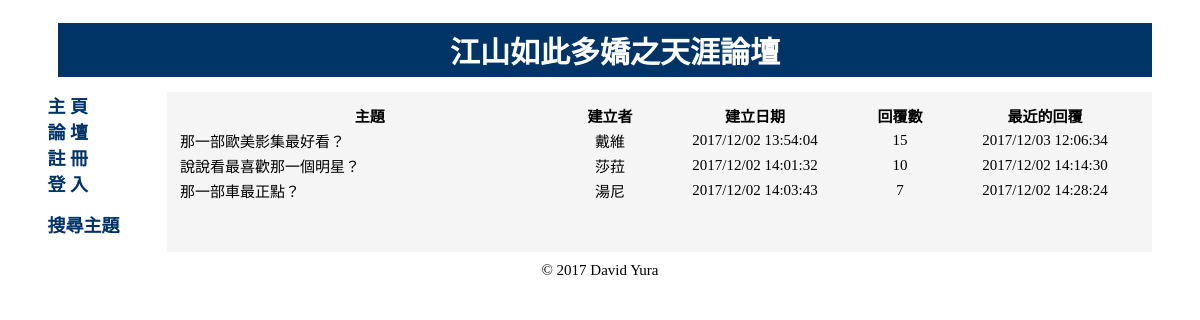
/forum.php, run on the app's committed database.
### tables this page shows
CREATE TABLE `threads` (
  `thread_id` int(10) UNSIGNED NOT NULL,
  `created_by` int(10) UNSIGNED NOT NULL,
  `subject` varchar(150) NOT NULL,
  `built_on` int(12) UNSIGNED NOT NULL
);

CREATE TABLE `users` (
  `user_id` int(10) UNSIGNED NOT NULL,
  `username` varchar(30) NOT NULL,
  `password` char(40) NOT NULL,
  `alias` varchar(30) NOT NULL,
  `email` varchar(60) NOT NULL,
  `join_date` int(16) UNSIGNED NOT NULL
);

### forum.php (the view, shortened to what this page needs)
<?php
  include_once("header.php");
    echo '<table width="100%" border="0" align="center">';
    echo '<tr>
          <th width="40%">主題</th>
          <th width="10%">建立者</th>
          <th width="20%">建立日期</th>
          <th width="10%">回覆數</th>
          <th width="20%">最近的回覆</th>
          </tr>';
    $conn = db_connect();
    $sql_threads = "SELECT * FROM threads ORDER BY built_on";
    $result_threads = $conn->query($sql_threads);
    if($result_threads->num_rows > 0)
    {
      $num_rows = $result_threads->num_rows;
      for($i = 0; $i < $num_rows; $i++)
      {
        $thread_row = $result_threads->fetch_assoc();
        $thread_id = $thread_row['thread_id'];
        $sql_users = "SELECT * FROM users WHERE user_id = ".$thread_row['created_by'];
        $result_user = $conn->query($sql_users);
        if(!$result_user)
          echo mysqli_error($conn);
        else
          $user_row = $result_user->fetch_assoc();
        $sql_posts = "SELECT COUNT(*) FROM posts WHERE thread_id = ".$thread_row['thread_id'];
        $post_num_result = $conn->query($sql_posts);
        $post_num = $post_num_result->fetch_row();
        $nums = (int)($post_num[0] - 1);
        $sql_posts_last = "SELECT MAX(posted_on) FROM posts WHERE thread_id = ".$thread_row['thread_id'];
        $last_post_result = $conn->query($sql_posts_last);
        $last_post = $last_post_result->fetch_row();
        $last = $last_post[0];
        $built_on = date("Y/m/d H:i:s", $thread_row['built_on']);
        $last_reply = date("Y/m/d H:i:s", $last);
        echo '<tr>
              <td align="left">
              <a href="read.php?thread_id='.$thread_id.'" class="subject">'.$thread_row['subject'].
              '</a></td>
              <td align="center">'.$user_row['alias'].'</td>
              <td align="center">'.$built_on.'</td>
              <td align="center">'.$nums.'</td>
              <td align="center">'.$last_reply.'</td>
              </tr>';
      }
    }
    else
    {
      echo mysqli_error($conn);
    }
    echo '</table>';
  include("footer.php");
?>

### header.php (shortened to what this page needs)
<!DOCTYPE html>
<html>
  <head>
  </head>
  <body>
    <table width="95%" border="0" cellspacing="10" cellpadding="0" align="center">
      <tr>
        <td colspan="2"><p class="title"><a href="index.php" class="index">江山如此多嬌之天涯論壇</a></p></td>
      </tr>
      <tr>
        <td valign="top" width="10%" nowrap="nowrap"><b>
<?php
  echo '<a href="index.php" class="navlink"> 主 頁 </a><br />';
  echo '<a href="forum.php" class="navlink"> 論 壇 </a><br />';
  if(isset($_SESSION['auth_user']))
  {
    if(stripos($_SERVER['PHP_SELF'], 'forum.php'))
    {
      echo '<a href="post.php" class="navlink"> 新主題 </a><br />';
    }
    echo '<a href="logout.php" class="navlink"> 登 出 </a><br />';
    include_once("include_fns.php");
    $alias = username_to_alias($_SESSION['auth_user']);
    echo '<p class="welcome"><marquee scrollamount="2">歡迎 '.$alias.'加入討論</marquee></p>';
  }
  else
  {
    echo '<a href="register.php" class="navlink"> 註 冊 </a><br />';
    echo '<a href="login.php" class="navlink"> 登 入 </a>';
  }
  echo '<p><a href="search.php" class="navlink">搜尋主題</a></p>';
?>
        </b></td>
        <td valign="top" class="content">

### footer.php
        </td>
      </tr>
      <tr>
        <td colspan="2" align="center">&copy; 2017 David Yura</td>
      </tr>
    </table>
  </body>
</html>

### header.php (style rules this page uses)
.title { font-size: 30px; font-weight: bold; color: #ffffff; font-family: "標楷體", "Microsoft YaHei", "Times New Roman"; margin-top: 5px; margin-bottom: 5px; margin-left: 10px; padding-top: 5px; padding-bottom: 5px; padding-left: 20px; background-color: #003366; text-align: center; }
.content { background-color: #f5f5f5; padding-top: 10px; padding-right: 10px; padding-bottom: 10px; padding-left: 10px; margin-top: 10px; margin-right: 10px; margin-bottom: 10px; margin-left: 10px; }
a.navlink { font-size: 18px; }
a.navlink:link { color: #003366; text-decoration: none; }
body { font-size: 15px; font-family: "標楷體", "Microsoft YaHei", "Times New Roman"; }
a.subject { color:#000000; text-decoration: none; }
a.index { color: #ffffff; text-decoration: none; }

### data on the page
threads: subject "那一部歐美影集最好看？", users.alias "戴維", built_on "2017/12/02 13:54:04", nums "15", last_reply "2017/12/03 12:06:34"
threads: subject "說說看最喜歡那一個明星？", users.alias "莎菈", built_on "2017/12/02 14:01:32", nums "10", last_reply "2017/12/02 14:14:30"
threads: subject "那一部車最正點？", users.alias "湯尼", built_on "2017/12/02 14:03:43", nums "7", last_reply "2017/12/02 14:28:24"
